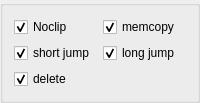
          <widget class="QGroupBox" name="groupBox_10">
           <property name="title">
            <string/>
           </property>
           <layout class="QVBoxLayout" name="verticalLayout_48">
            <item>
             <layout class="QGridLayout" name="gridLayout_4">
              <item row="3" column="0">
               <widget class="QCheckBox" name="checkBox_24">
                <property name="text">
                 <string>delete </string>
                </property>
                <property name="checked">
                 <bool>true</bool>
                </property>
               </widget>
              </item>
              <item row="1" column="1">
               <widget class="QCheckBox" name="checkBox_23">
                <property name="text">
                 <string>memcopy </string>
                </property>
                <property name="checked">
                 <bool>true</bool>
                </property>
               </widget>
              </item>
              <item row="1" column="0">
               <widget class="QCheckBox" name="checkBox_22">
                <property name="text">
                 <string>Noclip </string>
                </property>
                <property name="checked">
                 <bool>true</bool>
                </property>
               </widget>
              </item>
              <item row="2" column="0">
               <widget class="QCheckBox" name="checkBox_21">
                <property name="text">
                 <string>short jump</string>
                </property>
                <property name="checked">
                 <bool>true</bool>
                </property>
               </widget>
              </item>
              <item row="2" column="1">
               <widget class="QCheckBox" name="checkBox_20">
                <property name="text">
                 <string>long jump</string>
                </property>
                <property name="checked">
                 <bool>true</bool>
                </property>
               </widget>
              </item>
             </layout>
            </item>
           </layout>
           <zorder></zorder>
          </widget>
